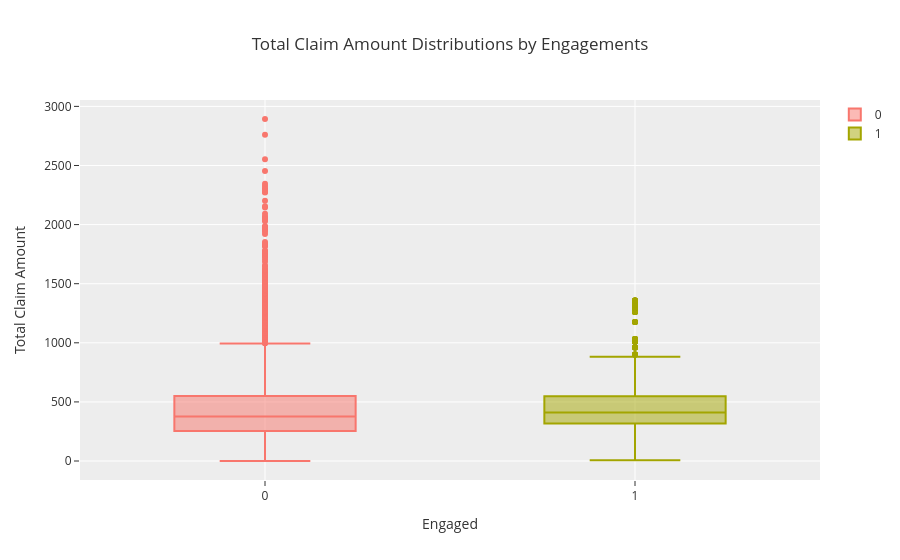

The notebook cell saved with this chart:
### Code cell
fig = go.Figure()

for engaged_value in sorted(df["engaged"].unique()):
    fig.add_trace(
        go.Box(
            y=df.loc[df["engaged"] == engaged_value, "total_claim_amount"],
            name=str(engaged_value),
            boxpoints='outliers'
        )
    )

fig.update_layout(
    title="Total Claim Amount Distributions by Engagements",
    xaxis_title="Engaged",
    yaxis_title="Total Claim Amount",
    template="ggplot2"
)

fig.show()

### Figure 1 — Plotly figure (JSON) as saved in the notebook; plotly's stock layout.template omitted (floating-point values rounded to 4 significant figures; data arrays with more than 128 entries replaced by an {"elided": "..."} marker saying what was removed)
{"data": [{"boxpoints": "outliers", "name": "0", "type": "box", "y": {"elided": "7826 float values"}}, {"boxpoints": "outliers", "name": "1", "type": "box", "y": {"elided": "1308 float values"}}], "layout": {"title": {"text": "Total Claim Amount Distributions by Engagements"}, "xaxis": {"title": {"text": "Engaged"}}, "yaxis": {"title": {"text": "Total Claim Amount"}}}}
